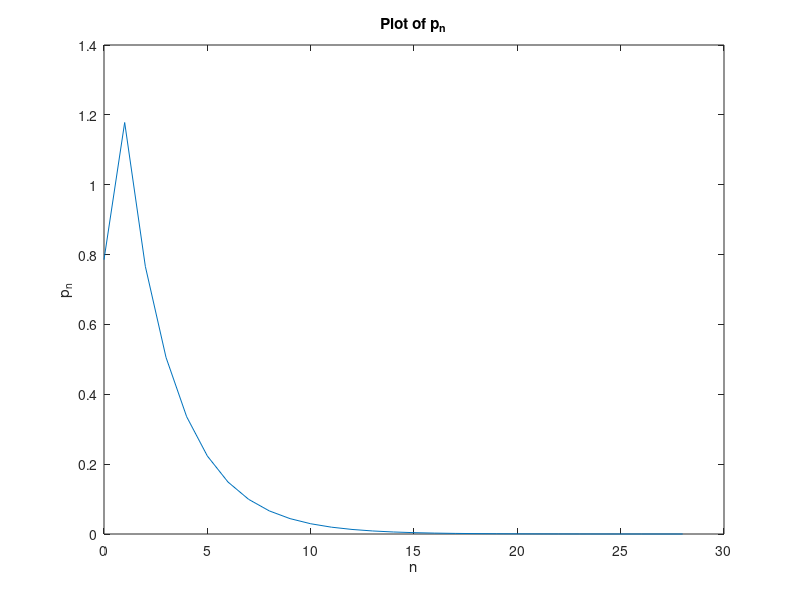

Write the MATLAB code that produced this figure.
tol = 10^-5;
p = [ pi/4 3*pi/8 ];
i = 2;

while abs(p(i) - p(i-1)) > tol
    p(i+1) = p(i) - (sin(p(i)) - p(i))/(cos(p(i)) - 1);
    i = i + 1;
end

fprintf('p(%i) = %d\n', i-1, p(i));

x = linspace(0,i-1,i);
plot(x,p);
xlabel('n');
ylabel('p_{n}'); 
title('Plot of p_{n}');    
